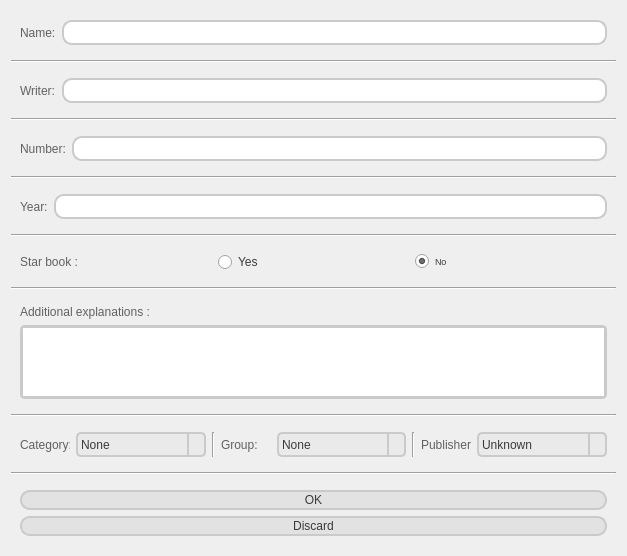
<?xml version="1.0" encoding="UTF-8"?>
<ui version="4.0">
 <class>Dialog</class>
 <widget class="QDialog" name="Dialog">
  <property name="geometry">
   <rect>
    <x>0</x>
    <y>0</y>
    <width>627</width>
    <height>549</height>
   </rect>
  </property>
  <property name="windowTitle">
   <string>Adding Book ...</string>
  </property>
  <property name="windowIcon">
   <iconset>
    <normaloff>icon.png</normaloff>icon.png</iconset>
  </property>
  <property name="styleSheet">
   <string notr="true">QTabBar::tab:hover{
    border: 2px solid rgb(222, 222, 222);
	background-color: rgb(235, 235, 235);
}
QTabBar::tab {

    border: 2px solid rgb(195, 195, 195);
    border-bottom-color: #C2C7CB; /* same as the pane color */
    border-top-left-radius: 4px;
    border-top-right-radius: 4px;
    min-width: 8ex;
    padding: 2px;
	background-color: rgb(227, 227, 227);

}
QTabBar::tab:selected {

    border: 2px solid rgb(227, 227, 227);
	background-color: white;
}
QPushButton{
	background-color: rgb(226, 226, 226);
	border-radius: 10px;
border-style: solid;
border-width:2px;
	border-color: rgb(202, 202, 202);
	color: rgb(58, 58, 58);
}

QLineEdit{
border-radius:10px;
border-width:2px;
	border-color: rgb(202, 202, 202);
border-style: solid;
	color: rgb(97, 97, 97);
}
QTextEdit{
border-width:3px;
border-style: solid;
border-color: rgb(202, 202, 202);
color: rgb(97, 97, 97);
border-radius:5px;
}
QPushButton::hover{
	background-color: rgb(200, 200, 200);
border-color:rgb(170,170,170);
}
QComboBox{
border-radius:5px;
border-width:2px;
	border-color: rgb(202, 202, 202);
border-style: solid;
	background-color: rgb(234, 234, 234);
	color: rgb(58, 58, 58);
}
QComboBox::drop-down {
    subcontrol-origin: padding;
    subcontrol-position: top right;
    width: 15px;

    border-left-width: 2px;
	border-color: rgb(202, 202, 202);
    border-left-style: solid;
    border-top-right-radius: 3px; 
    border-bottom-right-radius: 3px;
}
QComboBox::down-arrow{
image:url(darr.png);
top:1px;
}

QLabel{
	color: rgb(97, 97, 97);
}
QComboBox QAbstractItemView {

border-style:solid;
border-color:rgb(200,200,200);
border-width:2px;
border-radius:10px;
    selection-background-color:  rgb(214, 214, 214);

	color: rgb(58, 58, 58)
}
QRadioButton{
	color: rgb(58, 58, 58)
}

</string>
  </property>
  <layout class="QVBoxLayout" name="verticalLayout">
   <item>
    <widget class="QWidget" name="widget_2" native="true">
     <layout class="QHBoxLayout" name="horizontalLayout_2">
      <item>
       <widget class="QLabel" name="label_2">
        <property name="text">
         <string>Name:</string>
        </property>
       </widget>
      </item>
      <item>
       <widget class="QLineEdit" name="name">
        <property name="minimumSize">
         <size>
          <width>0</width>
          <height>25</height>
         </size>
        </property>
       </widget>
      </item>
     </layout>
    </widget>
   </item>
   <item>
    <widget class="Line" name="line">
     <property name="orientation">
      <enum>Qt::Horizontal</enum>
     </property>
    </widget>
   </item>
   <item>
    <widget class="QWidget" name="widget" native="true">
     <layout class="QHBoxLayout" name="horizontalLayout">
      <item>
       <widget class="QLabel" name="label">
        <property name="text">
         <string>Writer:</string>
        </property>
       </widget>
      </item>
      <item>
       <widget class="QLineEdit" name="writer">
        <property name="minimumSize">
         <size>
          <width>0</width>
          <height>25</height>
         </size>
        </property>
       </widget>
      </item>
     </layout>
    </widget>
   </item>
   <item>
    <widget class="Line" name="line_2">
     <property name="orientation">
      <enum>Qt::Horizontal</enum>
     </property>
    </widget>
   </item>
   <item>
    <widget class="QWidget" name="widget_4" native="true">
     <layout class="QHBoxLayout" name="horizontalLayout_4">
      <item>
       <widget class="QLabel" name="label_4">
        <property name="text">
         <string>Number:</string>
        </property>
       </widget>
      </item>
      <item>
       <widget class="QLineEdit" name="number">
        <property name="minimumSize">
         <size>
          <width>0</width>
          <height>25</height>
         </size>
        </property>
       </widget>
      </item>
     </layout>
    </widget>
   </item>
   <item>
    <widget class="Line" name="line_3">
     <property name="orientation">
      <enum>Qt::Horizontal</enum>
     </property>
    </widget>
   </item>
   <item>
    <widget class="QWidget" name="widget_3" native="true">
     <layout class="QHBoxLayout" name="horizontalLayout_3">
      <item>
       <widget class="QLabel" name="label_3">
        <property name="text">
         <string>Year:</string>
        </property>
       </widget>
      </item>
      <item>
       <widget class="QLineEdit" name="year">
        <property name="minimumSize">
         <size>
          <width>0</width>
          <height>25</height>
         </size>
        </property>
       </widget>
      </item>
     </layout>
    </widget>
   </item>
   <item>
    <widget class="Line" name="line_8">
     <property name="orientation">
      <enum>Qt::Horizontal</enum>
     </property>
    </widget>
   </item>
   <item>
    <widget class="QWidget" name="widget_8" native="true">
     <layout class="QHBoxLayout" name="horizontalLayout_6">
      <item>
       <widget class="QLabel" name="label_9">
        <property name="text">
         <string>Star book :</string>
        </property>
       </widget>
      </item>
      <item>
       <widget class="QRadioButton" name="staryes">
        <property name="text">
         <string>Yes</string>
        </property>
       </widget>
      </item>
      <item>
       <widget class="QRadioButton" name="starno">
        <property name="font">
         <font>
          <pointsize>7</pointsize>
         </font>
        </property>
        <property name="text">
         <string>No</string>
        </property>
        <property name="checked">
         <bool>true</bool>
        </property>
       </widget>
      </item>
     </layout>
    </widget>
   </item>
   <item>
    <widget class="Line" name="line_9">
     <property name="orientation">
      <enum>Qt::Horizontal</enum>
     </property>
    </widget>
   </item>
   <item>
    <widget class="QWidget" name="widget_7" native="true">
     <layout class="QVBoxLayout" name="verticalLayout_3">
      <item>
       <widget class="QLabel" name="label_8">
        <property name="text">
         <string>Additional explanations :</string>
        </property>
       </widget>
      </item>
      <item>
       <widget class="QTextEdit" name="additional"/>
      </item>
     </layout>
    </widget>
   </item>
   <item>
    <widget class="Line" name="line_4">
     <property name="orientation">
      <enum>Qt::Horizontal</enum>
     </property>
    </widget>
   </item>
   <item>
    <widget class="QWidget" name="widget_5" native="true">
     <layout class="QHBoxLayout" name="horizontalLayout_5">
      <item>
       <widget class="QLabel" name="label_5">
        <property name="maximumSize">
         <size>
          <width>50</width>
          <height>16777215</height>
         </size>
        </property>
        <property name="text">
         <string>Category:</string>
        </property>
       </widget>
      </item>
      <item>
       <widget class="QComboBox" name="cate">
        <property name="minimumSize">
         <size>
          <width>125</width>
          <height>25</height>
         </size>
        </property>
        <item>
         <property name="text">
          <string>None</string>
         </property>
        </item>
        <item>
         <property name="text">
          <string>Add Category</string>
         </property>
        </item>
       </widget>
      </item>
      <item>
       <widget class="Line" name="line_6">
        <property name="orientation">
         <enum>Qt::Vertical</enum>
        </property>
       </widget>
      </item>
      <item>
       <widget class="QLabel" name="label_6">
        <property name="maximumSize">
         <size>
          <width>50</width>
          <height>16777215</height>
         </size>
        </property>
        <property name="text">
         <string>Group:</string>
        </property>
       </widget>
      </item>
      <item>
       <widget class="QComboBox" name="group">
        <property name="minimumSize">
         <size>
          <width>125</width>
          <height>25</height>
         </size>
        </property>
        <item>
         <property name="text">
          <string>None</string>
         </property>
        </item>
        <item>
         <property name="text">
          <string>Add Group</string>
         </property>
        </item>
       </widget>
      </item>
      <item>
       <widget class="Line" name="line_7">
        <property name="orientation">
         <enum>Qt::Vertical</enum>
        </property>
       </widget>
      </item>
      <item>
       <widget class="QLabel" name="label_7">
        <property name="maximumSize">
         <size>
          <width>50</width>
          <height>16777215</height>
         </size>
        </property>
        <property name="text">
         <string>Publisher:</string>
        </property>
       </widget>
      </item>
      <item>
       <widget class="QComboBox" name="publisher">
        <property name="minimumSize">
         <size>
          <width>125</width>
          <height>25</height>
         </size>
        </property>
        <property name="maxVisibleItems">
         <number>100000</number>
        </property>
        <item>
         <property name="text">
          <string>Unknown</string>
         </property>
        </item>
        <item>
         <property name="text">
          <string>Add publisher</string>
         </property>
        </item>
       </widget>
      </item>
     </layout>
    </widget>
   </item>
   <item>
    <widget class="Line" name="line_5">
     <property name="orientation">
      <enum>Qt::Horizontal</enum>
     </property>
    </widget>
   </item>
   <item>
    <widget class="QWidget" name="widget_6" native="true">
     <layout class="QVBoxLayout" name="verticalLayout_2">
      <item>
       <widget class="QPushButton" name="ok">
        <property name="minimumSize">
         <size>
          <width>0</width>
          <height>20</height>
         </size>
        </property>
        <property name="text">
         <string>OK</string>
        </property>
        <property name="autoDefault">
         <bool>true</bool>
        </property>
       </widget>
      </item>
      <item>
       <widget class="QPushButton" name="discard">
        <property name="minimumSize">
         <size>
          <width>0</width>
          <height>20</height>
         </size>
        </property>
        <property name="text">
         <string>Discard</string>
        </property>
        <property name="autoDefault">
         <bool>false</bool>
        </property>
       </widget>
      </item>
     </layout>
    </widget>
   </item>
  </layout>
 </widget>
 <resources/>
 <connections/>
</ui>
